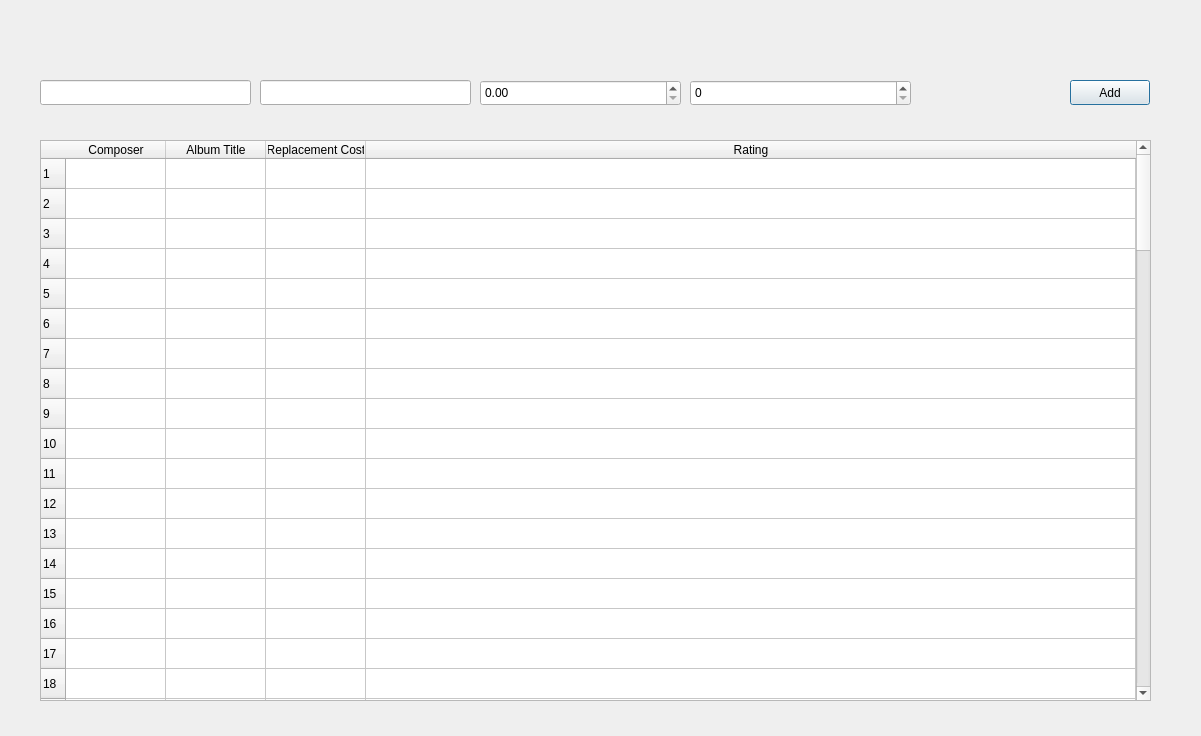
<?xml version="1.0" encoding="UTF-8"?>
<ui version="4.0">
 <class>Dialog</class>
 <widget class="QDialog" name="Dialog">
  <property name="geometry">
   <rect>
    <x>0</x>
    <y>0</y>
    <width>1201</width>
    <height>736</height>
   </rect>
  </property>
  <property name="windowTitle">
   <string>Dialog</string>
  </property>
  <widget class="QLineEdit" name="composerEdit">
   <property name="geometry">
    <rect>
     <x>40</x>
     <y>80</y>
     <width>211</width>
     <height>25</height>
    </rect>
   </property>
  </widget>
  <widget class="QLineEdit" name="albumEdit">
   <property name="geometry">
    <rect>
     <x>260</x>
     <y>80</y>
     <width>211</width>
     <height>25</height>
    </rect>
   </property>
  </widget>
  <widget class="QDoubleSpinBox" name="replacementSpinBox">
   <property name="geometry">
    <rect>
     <x>480</x>
     <y>80</y>
     <width>201</width>
     <height>26</height>
    </rect>
   </property>
   <property name="maximum">
    <double>250.000000000000000</double>
   </property>
  </widget>
  <widget class="QSpinBox" name="ratingSpinBox">
   <property name="geometry">
    <rect>
     <x>690</x>
     <y>80</y>
     <width>221</width>
     <height>26</height>
    </rect>
   </property>
  </widget>
  <widget class="QPushButton" name="addMusic">
   <property name="geometry">
    <rect>
     <x>1070</x>
     <y>80</y>
     <width>80</width>
     <height>25</height>
    </rect>
   </property>
   <property name="text">
    <string>Add</string>
   </property>
  </widget>
  <widget class="QTableWidget" name="tableWidget">
   <property name="geometry">
    <rect>
     <x>40</x>
     <y>140</y>
     <width>1111</width>
     <height>561</height>
    </rect>
   </property>
   <property name="rowCount">
    <number>100</number>
   </property>
   <attribute name="horizontalHeaderStretchLastSection">
    <bool>true</bool>
   </attribute>
   <row/>
   <row/>
   <row/>
   <row/>
   <row/>
   <row/>
   <row/>
   <row/>
   <row/>
   <row/>
   <row/>
   <row/>
   <row/>
   <row/>
   <row/>
   <row/>
   <row/>
   <row/>
   <row/>
   <row/>
   <row/>
   <row/>
   <row/>
   <row/>
   <row/>
   <row/>
   <row/>
   <row/>
   <row/>
   <row/>
   <row/>
   <row/>
   <row/>
   <row/>
   <row/>
   <row/>
   <row/>
   <row/>
   <row/>
   <row/>
   <row/>
   <row/>
   <row/>
   <row/>
   <row/>
   <row/>
   <row/>
   <row/>
   <row/>
   <row/>
   <row/>
   <row/>
   <row/>
   <row/>
   <row/>
   <row/>
   <row/>
   <row/>
   <row/>
   <row/>
   <row/>
   <row/>
   <row/>
   <row/>
   <row/>
   <row/>
   <row/>
   <row/>
   <row/>
   <row/>
   <row/>
   <row/>
   <row/>
   <row/>
   <row/>
   <row/>
   <row/>
   <row/>
   <row/>
   <row/>
   <row/>
   <row/>
   <row/>
   <row/>
   <row/>
   <row/>
   <row/>
   <row/>
   <row/>
   <row/>
   <row/>
   <row/>
   <row/>
   <row/>
   <row/>
   <row/>
   <row/>
   <row/>
   <row/>
   <row/>
   <column>
    <property name="text">
     <string>Composer</string>
    </property>
   </column>
   <column>
    <property name="text">
     <string>Album Title</string>
    </property>
   </column>
   <column>
    <property name="text">
     <string>Replacement Cost</string>
    </property>
   </column>
   <column>
    <property name="text">
     <string>Rating</string>
    </property>
   </column>
  </widget>
 </widget>
 <resources/>
 <connections/>
</ui>
